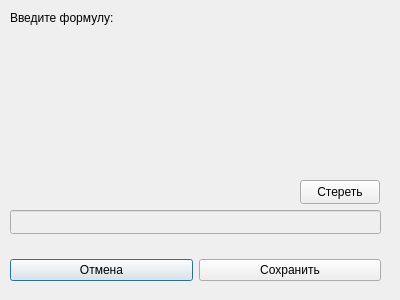
<?xml version="1.0" encoding="UTF-8"?>
<ui version="4.0">
 <class>formula</class>
 <widget class="QDialog" name="formula">
  <property name="geometry">
   <rect>
    <x>0</x>
    <y>0</y>
    <width>400</width>
    <height>300</height>
   </rect>
  </property>
  <property name="minimumSize">
   <size>
    <width>400</width>
    <height>300</height>
   </size>
  </property>
  <property name="maximumSize">
   <size>
    <width>400</width>
    <height>300</height>
   </size>
  </property>
  <property name="windowTitle">
   <string>Ввод формулы</string>
  </property>
  <widget class="QLabel" name="label">
   <property name="geometry">
    <rect>
     <x>10</x>
     <y>10</y>
     <width>271</width>
     <height>16</height>
    </rect>
   </property>
   <property name="text">
    <string>Введите формулу:</string>
   </property>
  </widget>
  <widget class="QLineEdit" name="lineEdit">
   <property name="enabled">
    <bool>false</bool>
   </property>
   <property name="geometry">
    <rect>
     <x>10</x>
     <y>210</y>
     <width>371</width>
     <height>24</height>
    </rect>
   </property>
  </widget>
  <widget class="QWidget" name="gridLayoutWidget">
   <property name="geometry">
    <rect>
     <x>10</x>
     <y>30</y>
     <width>371</width>
     <height>141</height>
    </rect>
   </property>
   <layout class="QGridLayout" name="gridLayout"/>
  </widget>
  <widget class="QWidget" name="horizontalLayoutWidget">
   <property name="geometry">
    <rect>
     <x>10</x>
     <y>250</y>
     <width>371</width>
     <height>41</height>
    </rect>
   </property>
   <layout class="QHBoxLayout" name="horizontalLayout">
    <item>
     <widget class="QPushButton" name="close_button">
      <property name="text">
       <string>Отмена</string>
      </property>
     </widget>
    </item>
    <item>
     <widget class="QPushButton" name="save_button">
      <property name="text">
       <string>Сохранить</string>
      </property>
     </widget>
    </item>
   </layout>
  </widget>
  <widget class="QPushButton" name="backspace">
   <property name="geometry">
    <rect>
     <x>300</x>
     <y>180</y>
     <width>80</width>
     <height>24</height>
    </rect>
   </property>
   <property name="text">
    <string>Стереть</string>
   </property>
  </widget>
 </widget>
 <resources/>
 <connections/>
</ui>
